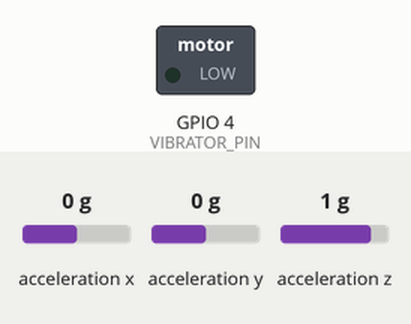
This sketch was run on a simulated ESP32. On the bench: switched loads named in the sketch (green lamp = pin HIGH). Wiring (inferred from the names in the program): MPU-9250 motion sensor at I2C address 0x68. Inputs (shaded band) come from the test bench; at power-on: acceleration x 0 g, acceleration y 0 g, acceleration z 1 g. WiFi joins after 1.5 s; servers stay silent unless stated; uploads are accepted with an empty reply; random numbers use the default seed unless the sketch sets one; what the sketch prints to the serial monitor is not drawn.

Above: at 3.7 s.
3.8 s: acceleration x set to -1.4 g
At 4.8 s:
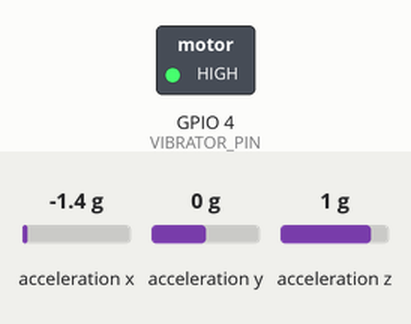
Timing chart, 0 to 6.8 s (numbered marks = the images above; inputs shaded):
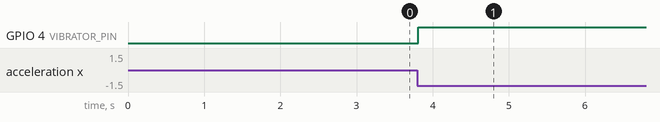

Measured:
- after the input at 3.8 s, GPIO 4 (VIBRATOR_PIN): LOW → HIGH at once

The sketch:

StandardFirmataWiFi.ino
```cpp
#include <Wire.h>
#include <WiFi.h>
#include <HTTPClient.h>

// ============================================================
//                    WI-FI / BACKEND CONFIG
// ============================================================

const char* ssid = "";
const char* password = "";

// TIP: use a static/reserved IP for the laptop (router DHCP reservation),
// otherwise the IP can change and alerts silently go nowhere.
const char* serverURL = "http://:3000/alert";
const char* deviceID = "AEGIS-001";

// ============================================================
//                 MPU6500 / VIBRATOR / ESP32
// ============================================================

#define MPU_ADDR 0x68
#define PWR_MGMT_1 0x6B
#define ACCEL_XOUT_H 0x3B
#define I2C_SDA 8
#define I2C_SCL 9
#define VIBRATOR_PIN 4

// ============================================================
//                    SETTINGS
// ============================================================

#define SHAKE_THRESHOLD 1.0
#define SHAKE_DEBOUNCE_MS 1500
#define VIBRATE_DURATION_MS 20000

#define SAMPLE_INTERVAL_MS 10  // ~100 Hz sampling (was 10 Hz)
#define SERIAL_STATUS_MS 1000  // status print rate

#define HTTP_CONNECT_TIMEOUT_MS 3000
#define HTTP_TIMEOUT_MS 4000
#define RETRY_INTERVAL_MS 2000  // wait between failed attempts
#define WIFI_RETRY_INTERVAL_MS 5000

// ============================================================
//                    STATE
// ============================================================

unsigned long lastTriggerTime = 0;
bool isVibrating = false;
unsigned long vibrateStartTime = 0;

// Pending alert (stays pending until backend confirms with 2xx)
bool pendingAlert = false;
String pendingAlertId = "";
float pendingMagnitude = 0;
unsigned long pendingSince = 0;
unsigned long nextAttemptAt = 0;
int attemptCount = 0;

unsigned long lastWifiRetry = 0;
unsigned long lastSerialStatus = 0;

// ============================================================
//                    WIFI (NON-BLOCKING)
// ============================================================

void connectToWiFi() {
  WiFi.mode(WIFI_STA);
  WiFi.setSleep(false);
  WiFi.setTxPower(WIFI_POWER_8_5dBm);  // power-save causes dropped/late packets
  WiFi.setAutoReconnect(true);
  WiFi.persistent(false);
  WiFi.begin(ssid, password);

  Serial.print("Connecting to Wi-Fi");
  unsigned long start = millis();
  while (WiFi.status() != WL_CONNECTED && millis() - start < 15000) {
    delay(250);
    Serial.print(".");
  }
  Serial.println();

  if (WiFi.status() == WL_CONNECTED) {
    Serial.print("Wi-Fi connected. IP: ");
    Serial.println(WiFi.localIP());
  } else {
    Serial.println("Wi-Fi not connected yet (will keep retrying in background).");
  }
}

// Never blocks: just kicks off a reconnect every few seconds if needed.
void maintainWiFi() {
  if (WiFi.status() == WL_CONNECTED) return;

  unsigned long now = millis();
  if (now - lastWifiRetry < WIFI_RETRY_INTERVAL_MS) return;
  lastWifiRetry = now;

  Serial.println("Wi-Fi down. Reconnecting...");
  WiFi.disconnect();
  WiFi.begin(ssid, password);
}

// ============================================================
//                    SEND ALERT (returns true on success)
// ============================================================

bool trySendAlert() {
  if (WiFi.status() != WL_CONNECTED) {
    Serial.println("Send skipped: Wi-Fi not connected.");
    return false;
  }

  WiFiClient client;
  HTTPClient http;

  http.setConnectTimeout(HTTP_CONNECT_TIMEOUT_MS);
  http.setTimeout(HTTP_TIMEOUT_MS);
  http.setReuse(false);  // fresh connection each time, avoids stale sockets

  if (!http.begin(client, serverURL)) {
    Serial.println("http.begin() failed.");
    return false;
  }

  http.addHeader("Content-Type", "application/json");

  // alertId lets the backend ignore duplicates when we retry.
  String json = "{";
  json += "\"alertId\":\"" + pendingAlertId + "\",";
  json += "\"deviceId\":\"" + String(deviceID) + "\",";
  json += "\"location\":{\"lat\":0,\"lng\":0,\"label\":\"Location unavailable\"},";
  json += "\"triggerType\":\"shake_detection\",";
  json += "\"attempt\":" + String(attemptCount) + ",";
  json += "\"delayMs\":" + String(millis() - pendingSince);
  json += "}";

  Serial.print("Attempt #");
  Serial.print(attemptCount);
  Serial.print(" -> ");
  Serial.println(serverURL);

  int code = http.POST(json);
  Serial.print("HTTP code: ");
  Serial.println(code);

  bool ok = (code >= 200 && code < 300);

  if (code > 0) {
    Serial.println(http.getString());
  } else {
    Serial.println(http.errorToString(code));
  }

  http.end();
  return ok;
}

// Called every loop; sends/retries until the backend confirms.
void processPendingAlert() {
  if (!pendingAlert) return;

  unsigned long now = millis();
  if ((long)(now - nextAttemptAt) < 0) return;

  attemptCount++;
  if (trySendAlert()) {
    Serial.println(">>> SOS CONFIRMED BY BACKEND <<<");
    pendingAlert = false;
  } else {
    nextAttemptAt = millis() + RETRY_INTERVAL_MS;
    Serial.println("SOS not delivered yet. Will retry.");
  }
}

void queueAlert(float magnitude) {
  pendingAlert = true;
  pendingMagnitude = magnitude;
  pendingSince = millis();
  attemptCount = 0;
  nextAttemptAt = 0;  // send immediately
  pendingAlertId = String(deviceID) + "-" + String(millis()) + "-" + String(esp_random() & 0xFFFF, HEX);
}

// ============================================================
//                    MPU READ
// ============================================================

bool readAccel(float& ax, float& ay, float& az) {
  Wire.beginTransmission(MPU_ADDR);
  Wire.write(ACCEL_XOUT_H);
  if (Wire.endTransmission(false) != 0) return false;

  if (Wire.requestFrom((uint16_t)MPU_ADDR, (uint8_t)6, true) != 6) return false;

  int16_t rawX = (Wire.read() << 8) | Wire.read();
  int16_t rawY = (Wire.read() << 8) | Wire.read();
  int16_t rawZ = (Wire.read() << 8) | Wire.read();

  ax = rawX / 16384.0;
  ay = rawY / 16384.0;
  az = rawZ / 16384.0;
  return true;
}

// ============================================================
//                    SETUP
// ============================================================

void setup() {
  Serial.begin(115200);
  unsigned long t = millis();
  while (!Serial && millis() - t < 3000) { delay(10); }
  delay(1000);
  Serial.println("\n=== AEGIS DEVICE ===");

  Wire.begin(I2C_SDA, I2C_SCL);
  Wire.beginTransmission(MPU_ADDR);
  Wire.write(PWR_MGMT_1);
  Wire.write(0);
  Wire.endTransmission(true);
  Serial.println("MPU6500 initialized.");

  pinMode(VIBRATOR_PIN, OUTPUT);
  digitalWrite(VIBRATOR_PIN, LOW);

  connectToWiFi();

  Serial.println("Setup complete. Watching for shake events...");
}

// ============================================================
//                    LOOP
// ============================================================

void loop() {
  maintainWiFi();

  float ax, ay, az;
  float magnitude = 0;

  if (readAccel(ax, ay, az)) {
    magnitude = sqrt(ax * ax + ay * ay + az * az);

    unsigned long now = millis();

    // ---- Shake detection ----
    if (!isVibrating && magnitude > SHAKE_THRESHOLD && (now - lastTriggerTime > SHAKE_DEBOUNCE_MS)) {

      Serial.println("\n>>> SHAKE DETECTED <<<");
      Serial.print("Magnitude: ");
      Serial.println(magnitude, 2);

      lastTriggerTime = now;
      isVibrating = true;
      vibrateStartTime = now;
      digitalWrite(VIBRATOR_PIN, HIGH);

      queueAlert(magnitude);  // only queues; actual send happens below
    }
  } else {
    Serial.println("MPU read failed.");
  }

  // ---- Send / retry pending alert ----
  processPendingAlert();

  // ---- Vibrator off after duration ----
  if (isVibrating && (millis() - vibrateStartTime >= VIBRATE_DURATION_MS)) {
    digitalWrite(VIBRATOR_PIN, LOW);
    isVibrating = false;
    Serial.println(">>> Vibration ended");
  }

  // ---- Slow status print (Serial spam slows the loop) ----
  if (millis() - lastSerialStatus >= SERIAL_STATUS_MS) {
    lastSerialStatus = millis();
    Serial.print("Mag: ");
    Serial.print(magnitude, 2);
    Serial.print("  Vib: ");
    Serial.print(isVibrating ? "YES" : "no");
    Serial.print("  Pending: ");
    Serial.println(pendingAlert ? "YES" : "no");
  }

  delay(SAMPLE_INTERVAL_MS);
}
```
